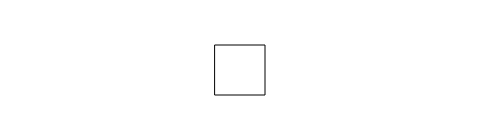
Frame 1 (no input)
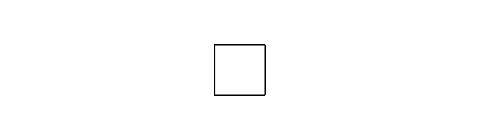
Frame 60 (no input)
Frame 120 (the mouse pressed at the canvas centre since frame 60): identical to frame 60, image omitted

The p5.js sketch that drew these frames (run headless with seeded random() and noise() and a simulated clock; from frame 60 on, the mouse is pressed at the canvas centre):

// p5.js sketch
// ── sketch.js
var x = 215;

function setup() {
  createCanvas(480, 120);
}

function draw() {
  if (keyIsPressed) {
    if (keyCode == LEFT_ARROW) { 
      // If it's the left arrow
      x--;
    } else if (keyCode == RIGHT_ARROW) { 
      // If it's the right arrow
      x++;
    }
  }
  rect(x, 45, 50, 50);
}

// https://editor.p5js.org/jht1493/sketches/kbaJEPxF5
// Ex_05_19 Move with Arrow Keys

// https://github.com/lmccart/gswp5.js-code/blob/master/05_Response/Ex_05_19.js
